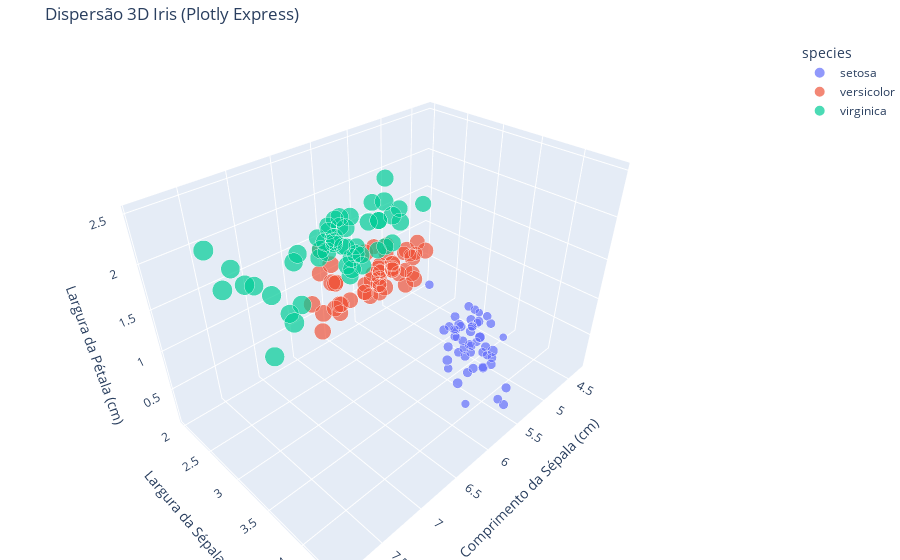

Notebook code cell kept with this figure:
### Code cell
# Gráfico de Dispersão 3D Interativo
fig_px_scatter_3d = px.scatter_3d(df_iris_renamed, x='sepal_length', y='sepal_width', z='petal_width',
                                 color='species', size='petal_length', opacity=0.7,
                                 title="Dispersão 3D Iris (Plotly Express)")
# Melhorando a aparência
fig_px_scatter_3d.update_layout(
    scene=dict(
        xaxis_title="Comprimento da Sépala (cm)",
        yaxis_title="Largura da Sépala (cm)",
        zaxis_title="Largura da Pétala (cm)",
    ),
    margin=dict(l=0, r=0, b=0, t=40)
)
fig_px_scatter_3d.show()

### Figure 1 — Plotly figure (JSON) as saved in the notebook; plotly's stock layout.template omitted (floating-point values rounded to 4 significant figures)
{"data": [{"hovertemplate": "species=setosa<br>sepal_length=%{x}<br>sepal_width=%{y}<br>petal_width=%{z}<br>petal_length=%{marker.size}<extra></extra>", "legendgroup": "setosa", "marker": {"color": "#636efa", "opacity": 0.7, "size": [1.4, 1.4, 1.3, 1.5, 1.4, 1.7, 1.4, 1.5, 1.4, 1.5, 1.5, 1.6, 1.4, 1.1, 1.2, 1.5, 1.3, 1.4, 1.7, 1.5, 1.7, 1.5, 1.0, 1.7, 1.9, 1.6, 1.6, 1.5, 1.4, 1.6, 1.6, 1.5, 1.5, 1.4, 1.5, 1.2, 1.3, 1.4, 1.3, 1.5, 1.3, 1.3, 1.3, 1.6, 1.9, 1.4, 1.6, 1.4, 1.5, 1.4], "sizemode": "area", "sizeref": 0.01725, "symbol": "circle"}, "mode": "markers", "name": "setosa", "scene": "scene", "showlegend": true, "x": [5.1, 4.9, 4.7, 4.6, 5.0, 5.4, 4.6, 5.0, 4.4, 4.9, 5.4, 4.8, 4.8, 4.3, 5.8, 5.7, 5.4, 5.1, 5.7, 5.1, 5.4, 5.1, 4.6, 5.1, 4.8, 5.0, 5.0, 5.2, 5.2, 4.7, 4.8, 5.4, 5.2, 5.5, 4.9, 5.0, 5.5, 4.9, 4.4, 5.1, 5.0, 4.5, 4.4, 5.0, 5.1, 4.8, 5.1, 4.6, 5.3, 5.0], "y": [3.5, 3.0, 3.2, 3.1, 3.6, 3.9, 3.4, 3.4, 2.9, 3.1, 3.7, 3.4, 3.0, 3.0, 4.0, 4.4, 3.9, 3.5, 3.8, 3.8, 3.4, 3.7, 3.6, 3.3, 3.4, 3.0, 3.4, 3.5, 3.4, 3.2, 3.1, 3.4, 4.1, 4.2, 3.1, 3.2, 3.5, 3.6, 3.0, 3.4, 3.5, 2.3, 3.2, 3.5, 3.8, 3.0, 3.8, 3.2, 3.7, 3.3], "z": [0.2, 0.2, 0.2, 0.2, 0.2, 0.4, 0.3, 0.2, 0.2, 0.1, 0.2, 0.2, 0.1, 0.1, 0.2, 0.4, 0.4, 0.3, 0.3, 0.3, 0.2, 0.4, 0.2, 0.5, 0.2, 0.2, 0.4, 0.2, 0.2, 0.2, 0.2, 0.4, 0.1, 0.2, 0.2, 0.2, 0.2, 0.1, 0.2, 0.2, 0.3, 0.3, 0.2, 0.6, 0.4, 0.3, 0.2, 0.2, 0.2, 0.2], "type": "scatter3d"}, {"hovertemplate": "species=versicolor<br>sepal_length=%{x}<br>sepal_width=%{y}<br>petal_width=%{z}<br>petal_length=%{marker.size}<extra></extra>", "legendgroup": "versicolor", "marker": {"color": "#EF553B", "opacity": 0.7, "size": [4.7, 4.5, 4.9, 4.0, 4.6, 4.5, 4.7, 3.3, 4.6, 3.9, 3.5, 4.2, 4.0, 4.7, 3.6, 4.4, 4.5, 4.1, 4.5, 3.9, 4.8, 4.0, 4.9, 4.7, 4.3, 4.4, 4.8, 5.0, 4.5, 3.5, 3.8, 3.7, 3.9, 5.1, 4.5, 4.5, 4.7, 4.4, 4.1, 4.0, 4.4, 4.6, 4.0, 3.3, 4.2, 4.2, 4.2, 4.3, 3.0, 4.1], "sizemode": "area", "sizeref": 0.01725, "symbol": "circle"}, "mode": "markers", "name": "versicolor", "scene": "scene", "showlegend": true, "x": [7.0, 6.4, 6.9, 5.5, 6.5, 5.7, 6.3, 4.9, 6.6, 5.2, 5.0, 5.9, 6.0, 6.1, 5.6, 6.7, 5.6, 5.8, 6.2, 5.6, 5.9, 6.1, 6.3, 6.1, 6.4, 6.6, 6.8, 6.7, 6.0, 5.7, 5.5, 5.5, 5.8, 6.0, 5.4, 6.0, 6.7, 6.3, 5.6, 5.5, 5.5, 6.1, 5.8, 5.0, 5.6, 5.7, 5.7, 6.2, 5.1, 5.7], "y": [3.2, 3.2, 3.1, 2.3, 2.8, 2.8, 3.3, 2.4, 2.9, 2.7, 2.0, 3.0, 2.2, 2.9, 2.9, 3.1, 3.0, 2.7, 2.2, 2.5, 3.2, 2.8, 2.5, 2.8, 2.9, 3.0, 2.8, 3.0, 2.9, 2.6, 2.4, 2.4, 2.7, 2.7, 3.0, 3.4, 3.1, 2.3, 3.0, 2.5, 2.6, 3.0, 2.6, 2.3, 2.7, 3.0, 2.9, 2.9, 2.5, 2.8], "z": [1.4, 1.5, 1.5, 1.3, 1.5, 1.3, 1.6, 1.0, 1.3, 1.4, 1.0, 1.5, 1.0, 1.4, 1.3, 1.4, 1.5, 1.0, 1.5, 1.1, 1.8, 1.3, 1.5, 1.2, 1.3, 1.4, 1.4, 1.7, 1.5, 1.0, 1.1, 1.0, 1.2, 1.6, 1.5, 1.6, 1.5, 1.3, 1.3, 1.3, 1.2, 1.4, 1.2, 1.0, 1.3, 1.2, 1.3, 1.3, 1.1, 1.3], "type": "scatter3d"}, {"hovertemplate": "species=virginica<br>sepal_length=%{x}<br>sepal_width=%{y}<br>petal_width=%{z}<br>petal_length=%{marker.size}<extra></extra>", "legendgroup": "virginica", "marker": {"color": "#00cc96", "opacity": 0.7, "size": [6.0, 5.1, 5.9, 5.6, 5.8, 6.6, 4.5, 6.3, 5.8, 6.1, 5.1, 5.3, 5.5, 5.0, 5.1, 5.3, 5.5, 6.7, 6.9, 5.0, 5.7, 4.9, 6.7, 4.9, 5.7, 6.0, 4.8, 4.9, 5.6, 5.8, 6.1, 6.4, 5.6, 5.1, 5.6, 6.1, 5.6, 5.5, 4.8, 5.4, 5.6, 5.1, 5.1, 5.9, 5.7, 5.2, 5.0, 5.2, 5.4, 5.1], "sizemode": "area", "sizeref": 0.01725, "symbol": "circle"}, "mode": "markers", "name": "virginica", "scene": "scene", "showlegend": true, "x": [6.3, 5.8, 7.1, 6.3, 6.5, 7.6, 4.9, 7.3, 6.7, 7.2, 6.5, 6.4, 6.8, 5.7, 5.8, 6.4, 6.5, 7.7, 7.7, 6.0, 6.9, 5.6, 7.7, 6.3, 6.7, 7.2, 6.2, 6.1, 6.4, 7.2, 7.4, 7.9, 6.4, 6.3, 6.1, 7.7, 6.3, 6.4, 6.0, 6.9, 6.7, 6.9, 5.8, 6.8, 6.7, 6.7, 6.3, 6.5, 6.2, 5.9], "y": [3.3, 2.7, 3.0, 2.9, 3.0, 3.0, 2.5, 2.9, 2.5, 3.6, 3.2, 2.7, 3.0, 2.5, 2.8, 3.2, 3.0, 3.8, 2.6, 2.2, 3.2, 2.8, 2.8, 2.7, 3.3, 3.2, 2.8, 3.0, 2.8, 3.0, 2.8, 3.8, 2.8, 2.8, 2.6, 3.0, 3.4, 3.1, 3.0, 3.1, 3.1, 3.1, 2.7, 3.2, 3.3, 3.0, 2.5, 3.0, 3.4, 3.0], "z": [2.5, 1.9, 2.1, 1.8, 2.2, 2.1, 1.7, 1.8, 1.8, 2.5, 2.0, 1.9, 2.1, 2.0, 2.4, 2.3, 1.8, 2.2, 2.3, 1.5, 2.3, 2.0, 2.0, 1.8, 2.1, 1.8, 1.8, 1.8, 2.1, 1.6, 1.9, 2.0, 2.2, 1.5, 1.4, 2.3, 2.4, 1.8, 1.8, 2.1, 2.4, 2.3, 1.9, 2.3, 2.5, 2.3, 1.9, 2.0, 2.3, 1.8], "type": "scatter3d"}], "layout": {"scene": {"domain": {"x": [0.0, 1.0], "y": [0.0, 1.0]}, "xaxis": {"title": {"text": "Comprimento da Sépala (cm)"}}, "yaxis": {"title": {"text": "Largura da Sépala (cm)"}}, "zaxis": {"title": {"text": "Largura da Pétala (cm)"}}}, "legend": {"title": {"text": "species"}, "tracegroupgap": 0, "itemsizing": "constant"}, "title": {"text": "Dispersão 3D Iris (Plotly Express)"}, "margin": {"l": 0, "r": 0, "b": 0, "t": 40}}}
